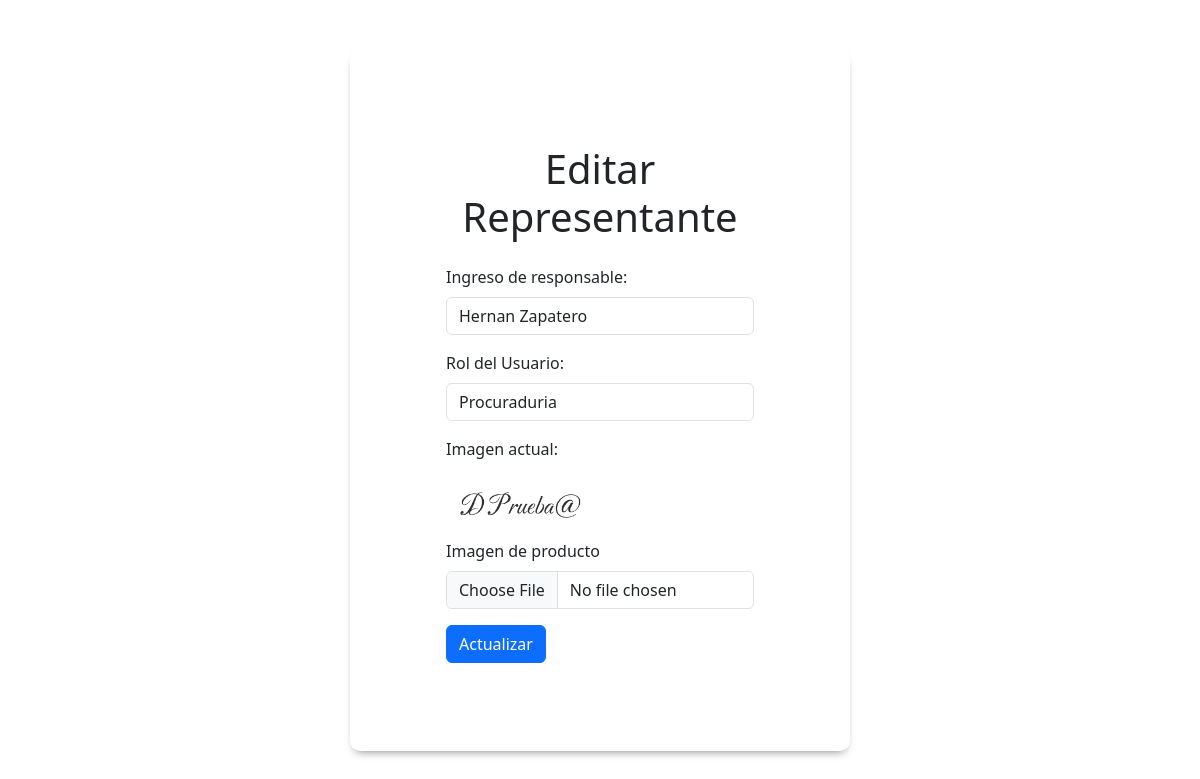
The page /representantes/editar-representante/1 (signed in) on the database as committed earlier.
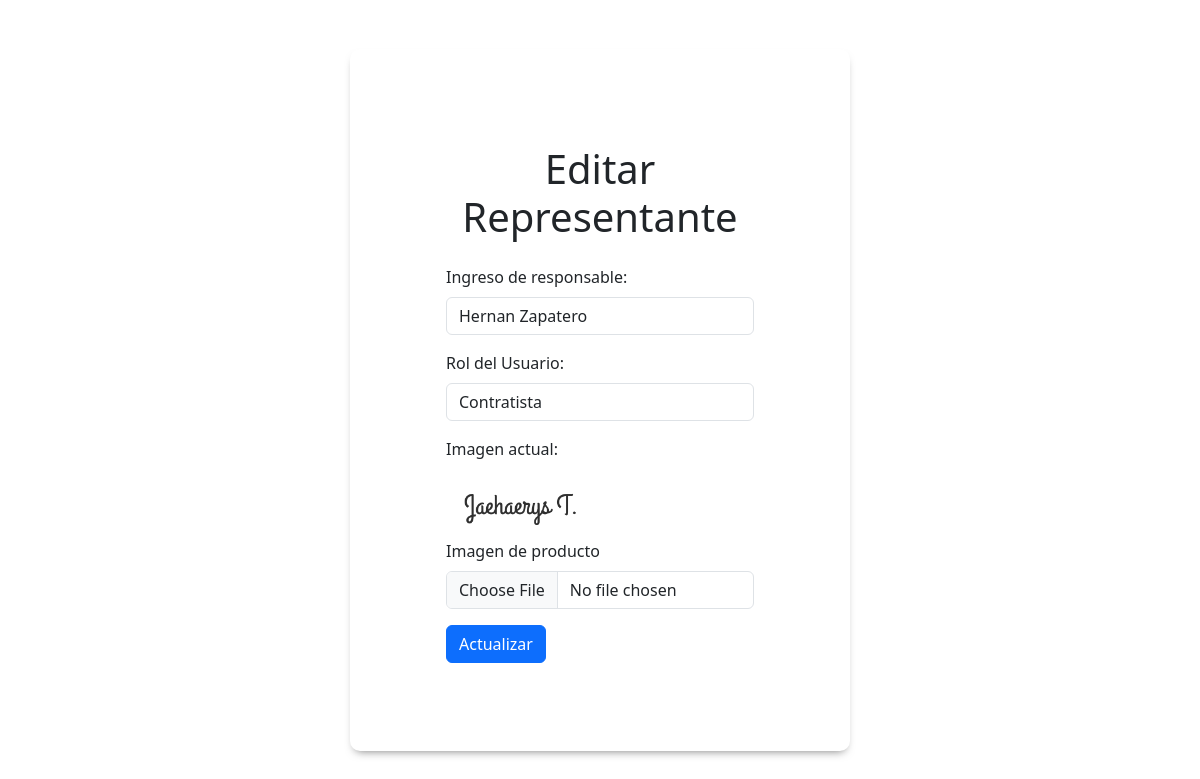
The same page on the database as committed later.
### app/models.py (models this page shows)
class Representante(db.Model):
    __tablename__ = "representante"
    id = db.Column(db.Integer, primary_key=True)
    nombre = db.Column(db.String(150))
    rol = db.Column(db.Enum(Roles))
    firma = db.Column(db.String(100))
    created_at = db.Column(db.DateTime, default=datetime.utcnow, nullable=False)
    updated_at = db.Column(db.DateTime, default=datetime.utcnow, onupdate=datetime.utcnow, nullable=False)

### app/representantes/routes.py (the view, shortened to what this page needs)
@representantes.route('/editar-representante/<representante_id>', methods=['GET','POST'])
@acceso_requerido(roles=["Administrador"])
@login_required
def editar_representante(representante_id):
    representante = Representante.query.get_or_404(representante_id)
    if representante is None:
        flash(_("El representante no existe"), "error")
        return redirect(url_for('representantes.lista_representantes'))
    form_edit = EditRespresentanteForm(obj=representante)
    current_firma = representante.firma
    return render_template('editar_representante.html', form=form_edit, representante=representante)

### app/representantes/forms.py
class EditRespresentanteForm(FlaskForm, representanteForm):
    firma =  FileField("Imagen de producto", validators=[
                            Optional(),
                            FileAllowed(['jpg', 'png','pdf'], message='Solo se admiten imágenes')])
    submit=SubmitField("Actualizar")

### app/auth/routes.py (called while the page is built)
def acceso_requerido(roles=None):
    if roles is None:
        roles = []
    def decorador(f):
        @wraps(f)
        def decorated_function(*args, **kwargs):
            if current_user.is_authenticated is False:
                flash("Debes iniciar sesión para acceder a esta página", "warning")
                return redirect('/auth/login')
            if roles and current_user.rol.value not in roles:
                flash("No tienes permisos para acceder a esta página", "error")
                return redirect('/auth/login')
            return f(*args, **kwargs)
        return decorated_function
    return decorador

### app/models.py (called while the page is built)
@login.user_loader
def user_loader(id):
    return Usuario.query.get(id)

### app/representantes/templates/editar_representante.html (shortened to what this page needs)
{% extends "form_base.html" %}
{% block form_content %}
<form action="" class="login" method="POST" enctype="multipart/form-data">
    <h2 class="text-center my-4 titulo-responsivo">Editar Representante</h2>
    <div class="form-group mb-3">
        <label for="{{ form.nombre.id }}" class="form-label">{{ form.nombre.label }}</label>
        {{ form.nombre(class="form-control", size=32) }}
    </div>
    <div class="form-group mb-3">
        <label for="{{ form.rol.id }}" class="form-label">{{ form.rol.label }}</label>
        <select id="{{ form.rol.id }}" name="{{ form.rol.name }}" class="form-control">
            {% for value, label in form.rol.choices %}
                <option value="{{ value }}" {% if value == representante.rol.name %}selected{% endif %}>{{ label }}</option>
            {% endfor %}
        </select>
    </div>
    <div class="mb-3">
        <p>Imagen actual:</p>
        {% if representante.firma %}
        <img src="{{ url_for('static', filename='firmas/' + representante.firma)}}" alt="Imagen actual" class="img-fluid" width="150" height="100"/>
        {% else %}
        <p>No hay Firma</p>
        {% endif %}
        <label for="{{ form.firma.id }}" class="form-label">{{ form.firma.label }}</label>
        {{ form.firma(class="form-control") }}
    </div>
    <div class="mb-3">
        {{ form.submit(class="btn btn-primary") }}
    </div>
</form>
{% endblock %}

Rows that differ between the two databases and show on the page:
changed Representante "Hernan Zapatero": rol "Procuraduria" → "Contratista"; firma: a different picture
